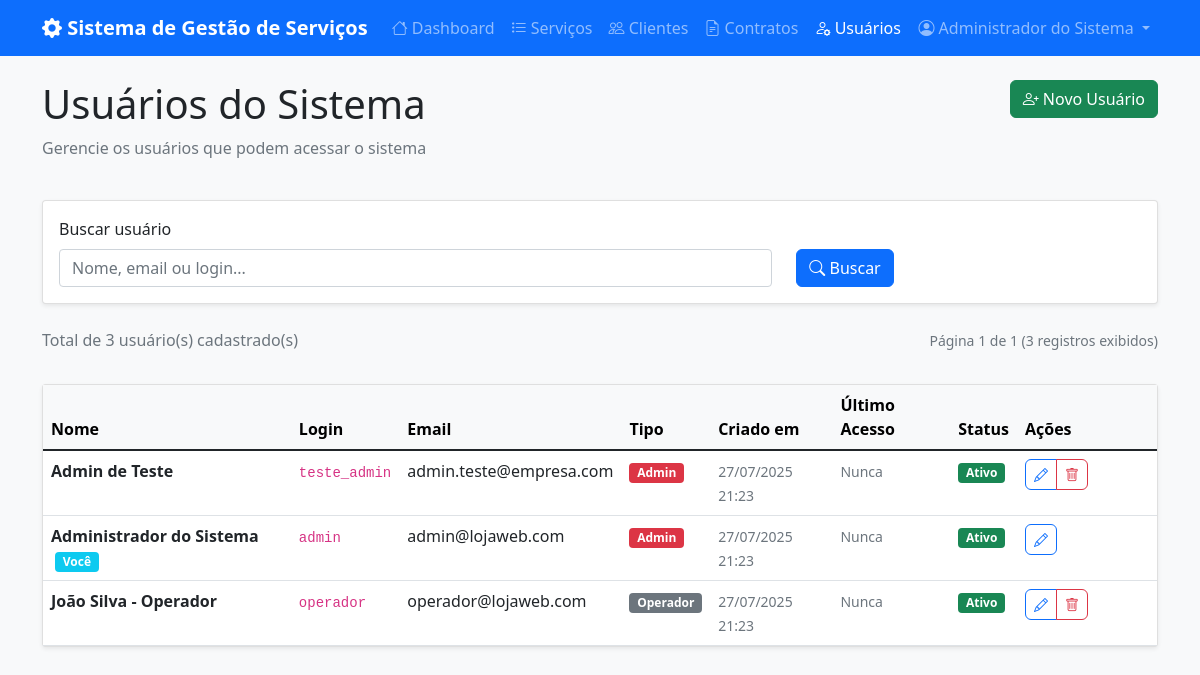
/admin/usuarios/list.php (signed in), run on an earlier commit of the app's database.
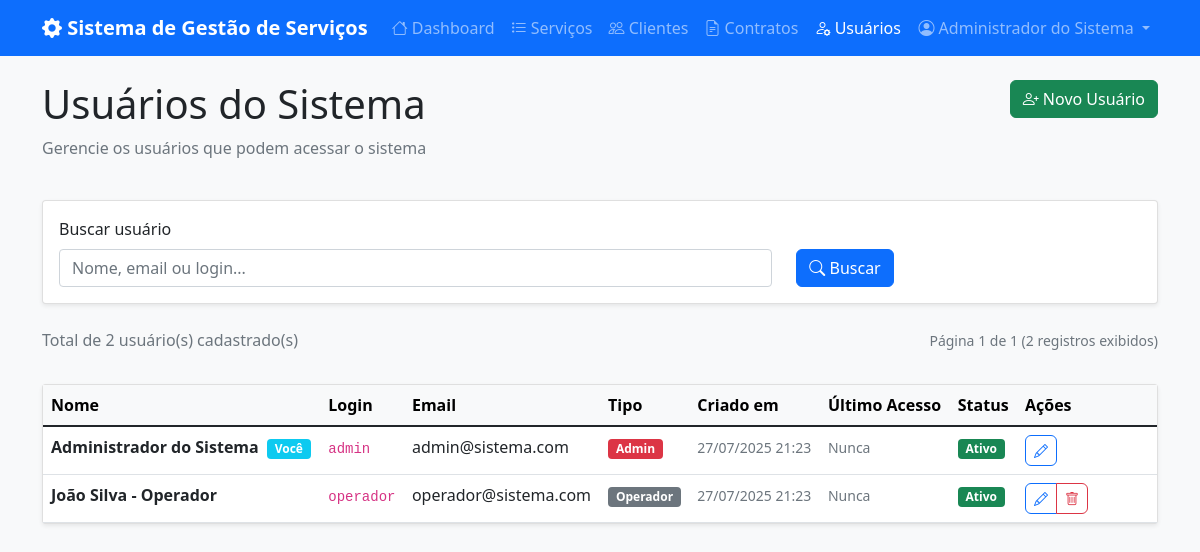
And on a later commit of the database.
### tables this page shows
CREATE TABLE `usuarios` (
    `id` int(11) NOT NULL AUTO_INCREMENT,
    `login` varchar(50) NOT NULL,
    `senha` varchar(255) NOT NULL,
    `nome` varchar(100) NOT NULL,
    `email` varchar(100) NOT NULL,
    `tipo` enum('admin', 'operador') DEFAULT 'operador',
    `ativo` tinyint(1) DEFAULT 1,
    `remember_token` varchar(255) DEFAULT NULL,
    `ultimo_acesso` timestamp NULL DEFAULT NULL,
    `criado_em` timestamp DEFAULT CURRENT_TIMESTAMP,
    `atualizado_em` timestamp DEFAULT CURRENT_TIMESTAMP ON UPDATE CURRENT_TIMESTAMP,
    PRIMARY KEY (`id`),
    UNIQUE KEY `login` (`login`),
    UNIQUE KEY `email` (`email`)
);

### config/auth.php (called while the page is built, shortened)
<?php
class Auth
{
    public static function getUser(): ?array
    {
        return $_SESSION['user'] ?? null;
    }
}

### dao/UsuarioDAO.php (called while the page is built, shortened)
<?php
require_once __DIR__ . '/../config/db.php';
class UsuarioDAO
{
    private $db;
    public function __construct()
    {
        $this->db = Database::getInstance()->getConnection();
    }
    public function getAll($search = '', $page = 1, $perPage = 15): array
    {
        try {
            $offset = ($page - 1) * $perPage;
            $sql = "SELECT id, nome, login, email, tipo, ativo, criado_em, ultimo_acesso
                    FROM usuarios";
            $params = [];
            $sql .= " ORDER BY nome LIMIT ? OFFSET ?";
            $params[] = $perPage;
            $params[] = $offset;
            $stmt = $this->db->prepare($sql);
            $stmt->execute($params);
            return $stmt->fetchAll();
        } catch (PDOException $e) {
            error_log("Error getting all users: " . $e->getMessage());
            return [];
        }
    }
    public function count($search = ''): int
    {
        try {
            $sql = "SELECT COUNT(*) FROM usuarios";
            $params = [];
            $stmt = $this->db->prepare($sql);
            $stmt->execute($params);
            return (int) $stmt->fetchColumn();
        } catch (PDOException $e) {
            error_log("Error counting users: " . $e->getMessage());
            return 0;
        }
    }
}

### config/db.php (called while the page is built, shortened)
<?php
class Database
{
    private static $instance = null;
    private $connection;
    private $host = 'localhost';
    private $database = 'trabalho_web';
    private $username = 'root';
    private $password = '';
    private $charset = 'utf8mb4';
    private function __construct()
    {
        $dsn = "mysql:host={$this->host};dbname={$this->database};charset={$this->charset}";
        $options = [
            PDO::ATTR_ERRMODE => PDO::ERRMODE_EXCEPTION,
            PDO::ATTR_DEFAULT_FETCH_MODE => PDO::FETCH_ASSOC,
            PDO::ATTR_EMULATE_PREPARES => false,
        ];
        try {
            $this->connection = new PDO($dsn, $this->username, $this->password, $options);
        } catch (PDOException $e) {
            error_log("Database connection failed: " . $e->getMessage());
            throw new PDOException("Database connection failed");
        }
    }
    public static function getInstance(): Database
    {
        if (self::$instance === null) {
            self::$instance = new self();
        }
        return self::$instance;
    }
    public function getConnection(): PDO
    {
        return $this->connection;
    }
}

### admin/usuarios/list.php (the view, shortened to what the changed rows need)
<?php
require_once '../../config/auth.php';
require_once '../../dao/UsuarioDAO.php';
$user = Auth::getUser();
$usuarioDAO = new UsuarioDAO();
$search = trim($_GET['search'] ?? '');
$page = max(1, (int) ($_GET['page'] ?? 1));
$perPage = 15;
$usuarios = $usuarioDAO->getAll($search, $page, $perPage);
$totalUsuarios = $usuarioDAO->count($search);
$totalPages = ceil($totalUsuarios / $perPage);
?>
<!DOCTYPE html>
<html lang="pt-BR">
<head>
    <link href="https://cdn.jsdelivr.net/npm/bootstrap@5.1.3/dist/css/bootstrap.min.css" rel="stylesheet">
    <link href="https://cdn.jsdelivr.net/npm/bootstrap-icons@1.8.1/font/bootstrap-icons.css" rel="stylesheet">
    <link rel="stylesheet" href="../assets/css/style.css">
</head>
<body>
    <nav class="navbar navbar-expand-lg navbar-dark bg-primary">
        <div class="container">
            <div class="collapse navbar-collapse" id="navbarNav">
                <ul class="navbar-nav">
                    <li class="nav-item dropdown">
                        <a class="nav-link dropdown-toggle" href="#" id="navbarDropdown" role="button" data-bs-toggle="dropdown">
                            <i class="bi bi-person-circle"></i> <?= htmlspecialchars($user['nome']) ?>
                        </a>
                    </li>
                </ul>
            </div>
        </div>
    </nav>
    <div class="container mt-4">
        <div class="row mb-4">
            <div class="col-md-8">
                <h1>Usuários do Sistema</h1>
            </div>
        </div>
        <div class="row mb-3">
            <div class="col-md-6">
                <p class="text-muted">
                    <?php if ($search): ?>
                        Encontrados <?= $totalUsuarios ?> usuário(s) para "<?= htmlspecialchars($search) ?>"
                    <?php else: ?>
                        Total de <?= $totalUsuarios ?> usuário(s) cadastrado(s)
                    <?php endif; ?>
                </p>
            </div>
            <div class="col-md-6 text-end">
                <small class="text-muted">
                    Página <?= $page ?> de <?= $totalPages ?>
                    (<?= count($usuarios) ?> registros exibidos)
                </small>
            </div>
        </div>
        <?php if (!empty($usuarios)): ?>
            <div class="card">
                <div class="table-responsive">
                    <table class="table table-hover mb-0">
                        <thead class="table-light">
                            <tr>
                                <th>Nome</th>
                                <th>Login</th>
                                <th>Email</th>
                                <th>Tipo</th>
                                <th>Criado em</th>
                                <th>Último Acesso</th>
                                <th>Status</th>
                                <th width="140">Ações</th>
                            </tr>
                        </thead>
                        <tbody>
                            <?php foreach ($usuarios as $usuario): ?>
                                <tr>
                                    <td>
                                        <strong><?= htmlspecialchars($usuario['nome']) ?></strong>
                                        <?php if ($usuario['id'] == $user['id']): ?>
                                            <span class="badge bg-info ms-1">Você</span>
                                        <?php endif; ?>
                                    </td>
                                    <td>
                                        <code><?= htmlspecialchars($usuario['login']) ?></code>
                                    </td>
                                    <td><?= htmlspecialchars($usuario['email']) ?></td>
                                    <td>
                                        <span class="badge bg-<?= $usuario['tipo'] === 'admin' ? 'danger' : 'secondary' ?>">
                                            <?= ucfirst($usuario['tipo']) ?>
                                        </span>
                                    </td>
                                    <td>
                                        <small class="text-muted">
                                            <?= date('d/m/Y H:i', strtotime($usuario['criado_em'])) ?>
                                        </small>
                                    </td>
                                    <td>
                                        <?php if ($usuario['ultimo_acesso']): ?>
                                            <small class="text-muted">
                                                <?= date('d/m/Y H:i', strtotime($usuario['ultimo_acesso'])) ?>
                                            </small>
                                        <?php else: ?>
                                            <small class="text-muted">Nunca</small>
                                        <?php endif; ?>
                                    </td>
                                    <td>
                                        <?php if ($usuario['ativo']): ?>
                                            <span class="badge bg-success">Ativo</span>
                                        <?php else: ?>
                                            <span class="badge bg-danger">Inativo</span>
                                        <?php endif; ?>
                                    </td>
                                    <td>
                                        <div class="btn-group" role="group">
                                            <a href="form.php?id=<?= $usuario['id'] ?>"
                                                class="btn btn-sm btn-outline-primary"
                                                data-bs-toggle="tooltip" title="Editar">
                                                <i class="bi bi-pencil"></i>
                                            </a>
                                            <?php if ($usuario['id'] !== $user['id']): ?>
                                                <button type="button"
                                                    class="btn btn-sm btn-outline-danger"
                                                    data-bs-toggle="modal"
                                                    data-bs-target="#deleteModal"
                                                    data-user-id="<?= $usuario['id'] ?>"
                                                    data-user-name="<?= htmlspecialchars($usuario['nome']) ?>"
                                                    title="Excluir">
                                                    <i class="bi bi-trash"></i>
                                                </button>
                                            <?php endif; ?>
                                        </div>
                                    </td>
                                </tr>
                            <?php endforeach; ?>
                        </tbody>
                    </table>
                </div>
            </div>
        <?php endif; ?>
    </div>
</body>
</html>

What changed in the data, as far as the page shows it:
removed usuarios: nome "Admin de Teste", login "teste_admin", email "admin.teste@empresa.com", tipo "Admin", criado_em "27/07/2025 21:23", shows "Nunca", ativo "Ativo"
changed usuarios "Administrador do Sistema": email "admin@lojaweb.com" → "admin@sistema.com"
changed usuarios "João Silva - Operador": email "operador@lojaweb.com" → "operador@sistema.com"
Also different on the page:
$totalUsuarios: "3" → "2"
count($usuarios): "3" → "2"
